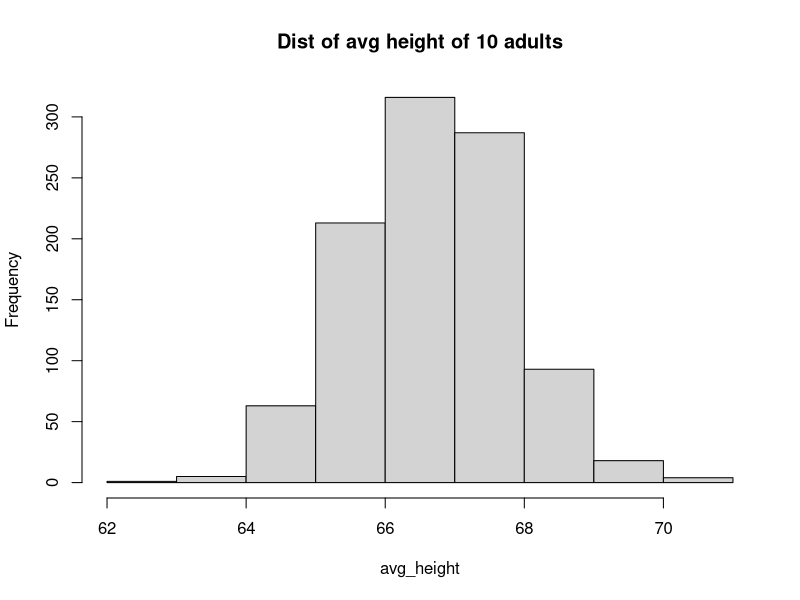
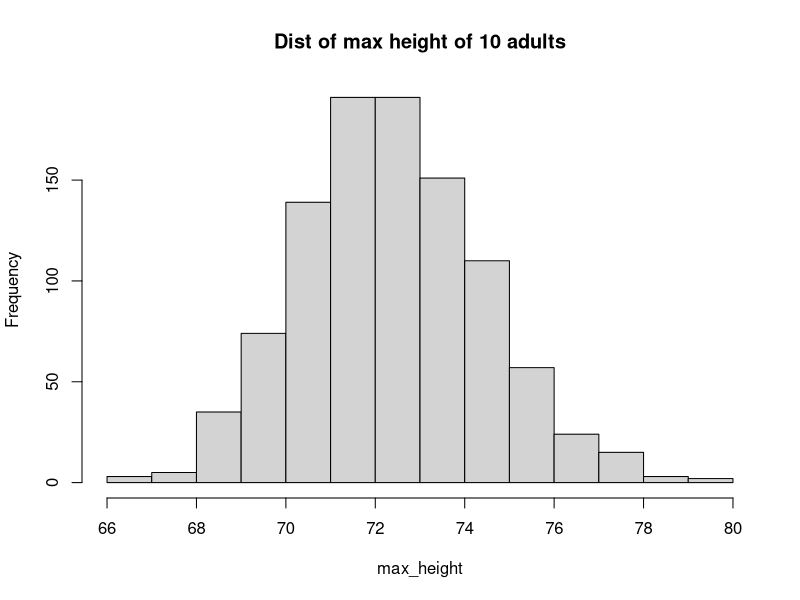
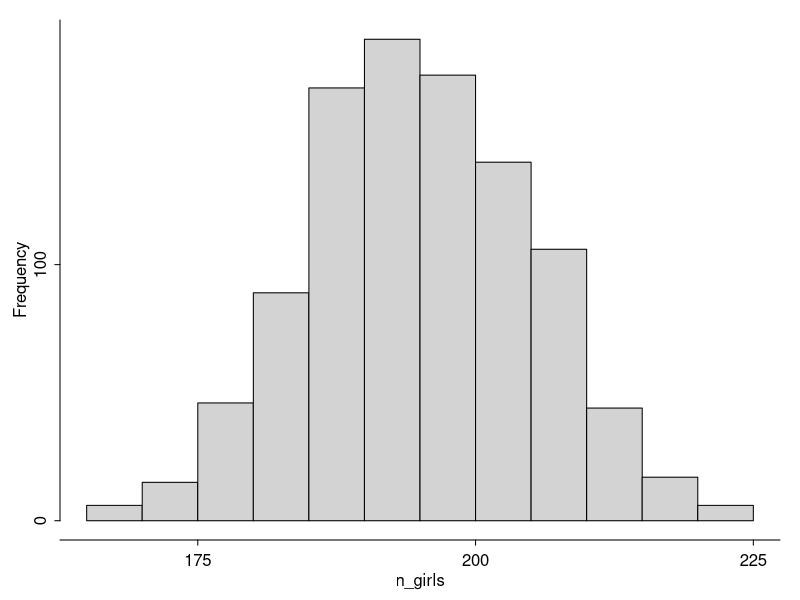
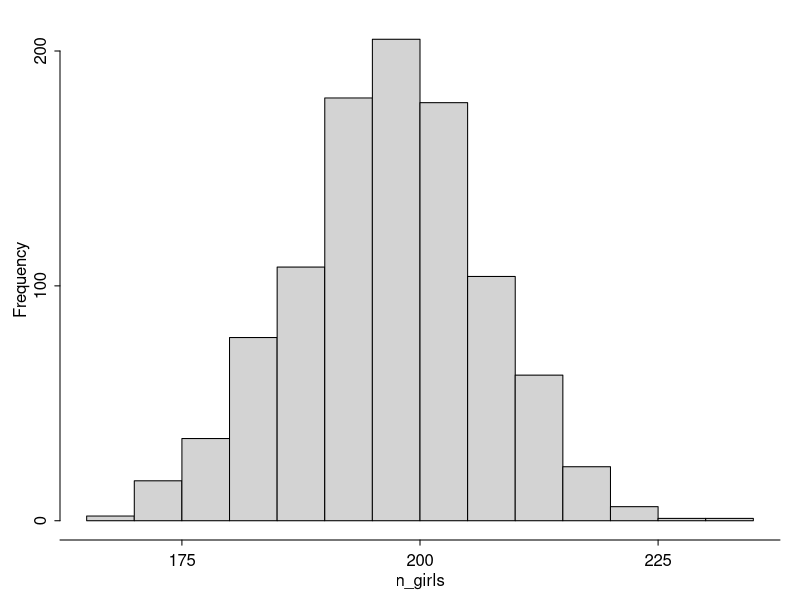
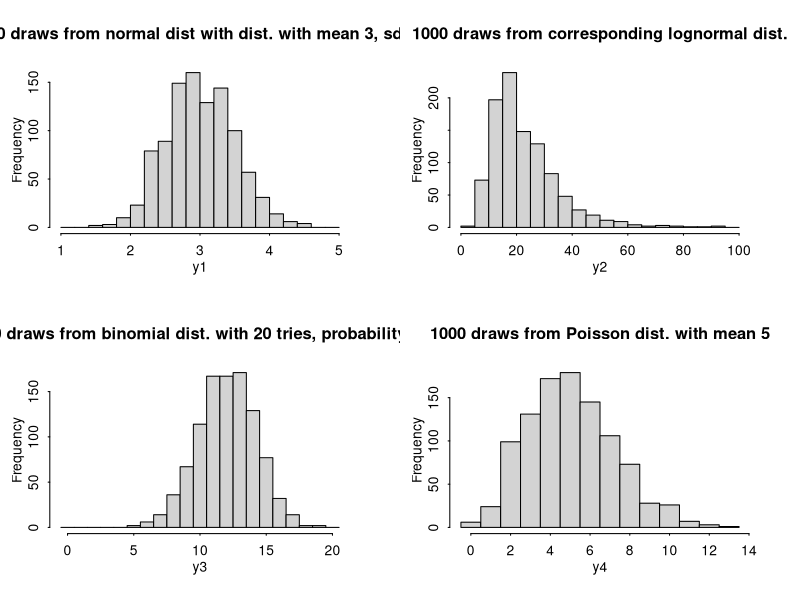

Source code (R) for these figures, in order:
#' ---
#' title: "Regression and Other Stories: Simulation"
#' author: "Andrew Gelman, Aki Vehtari"
#' date: "`r format(Sys.Date())`"
#' ---

#' Simulation of probability models
#' 
#' -------------
#' 

#' **How many girls in 400 births?**
n_girls <- rbinom(1, 400, 0.488)
print(n_girls)

#' Repeat 1000 times
n_sims <- 1000
n_girls <- rep(NA, n_sims)
for (s in 1:n_sims){
  n_girls[s] <- rbinom(1, 400, 0.488)}

#' **Plot for the book**
#+ eval=FALSE, include=FALSE
pdf(here("ProbabilitySimulation/figs","girls1.pdf"), height=3.5, width=5.5)
#+
par(mar=c(3,3,1,1),  mgp=c(1.5,.5,0), tck=-.01)
hist(n_girls, main="", xaxt="n", yaxt="n")
axis (1, seq(150,250,25), mgp=c(1.5,.5,0))
axis (2, seq(0,200,100), mgp=c(1.5,.5,0))
#+ eval=FALSE, include=FALSE
dev.off()

#' **Accounting for twins**
birth_type <- sample(c("fraternal twin","identical twin","single birth"),
  size=400, replace=TRUE, prob=c(1/125, 1/300, 1 - 1/125 - 1/300))
girls <- rep(NA, 400)
for (i in 1:400){
  if (birth_type[i]=="single birth"){
    girls[i] <- rbinom(1, 1, 0.488)}
  else if (birth_type[i]=="identical twin"){
    girls[i] <- 2*rbinom(1, 1, 0.495)}
  else if (birth_type[i]=="fraternal twin"){
    girls[i] <- rbinom(1, 2, 0.495)}
}
n_girls <- sum(girls)

girls <- ifelse(birth_type=="single birth", rbinom(400, 1, 0.488),
  ifelse(birth_type=="identical twins", 2*rbinom(400, 1, 0.495),
  rbinom(400, 2, 0.495)))

#' Repeat 1000 times
n_girls <- rep(NA, n_sims)
for (s in 1:n_sims){
  birth_type <- sample(c("fraternal twin","identical twin","single birth"),
    size=400, replace=TRUE, prob=c(1/125, 1/300, 1 - 1/125 - 1/300))
  girls <- rep(NA, 400)
  for (i in 1:400){
    if (birth_type[i]=="single birth"){
      girls[i] <- rbinom(1, 1, 0.488)}
    else if (birth_type[i]=="identical twin"){
      girls[i] <- 2*rbinom(1, 1, 0.495)}
    else if (birth_type[i]=="fraternal twin"){
      girls[i] <- rbinom(1, 2, 0.495)}
  }
  n_girls[s] <- sum(girls)
}

#' **Plot for the book**
#+ eval=FALSE, include=FALSE
pdf(here("ProbabilitySimulation/figs","girls2.pdf"), height=3.5, width=5.5)
#+
par(mar=c(3,3,1,1),  mgp=c(1.5,.5,0), tck=-.01)
hist (n_girls, main="", xaxt="n", yaxt="n", mgp=c(1.5,.5,0))
axis (1, seq(150,250,25), mgp=c(1.5,.5,0))
axis (2, seq(0,200,100), mgp=c(1.5,.5,0))
#+ eval=FALSE, include=FALSE
dev.off()

#' **Simulation of continuous and mixed discrete/continuous models**
n_sims <- 1000
y1 <- rnorm(n_sims, 3, 0.5)
y2 <- exp(y1)
y3 <- rbinom(n_sims, 20, 0.6)
y4 <- rpois(n_sims, 5)

#' **Plot for the book**
#+ eval=FALSE, include=FALSE
pdf(here("ProbabilitySimulation/figs","4dists.pdf"), height=7, width=10)
#+
par(mar=c(4,3,4,3),  mgp=c(1.5,.5,0), tck=-.01)
par(mfrow=c(2,2))
hist(y1, breaks=seq(floor(min(y1)), ceiling(max(y1)), 0.2), main="1000 draws from normal dist with dist. with mean 3, sd 0.5")
hist(y2, breaks=seq(0, ceiling(max(y2)) + 5, 5),  main="1000 draws from corresponding lognormal dist.")
hist(y3, breaks=seq(-0.5, 20.5, 1), main="1000 draws from binomial dist. with 20 tries, probability 0.6")
hist(y4, breaks=seq(-0.5, max(y4) + 1, 1), main="1000 draws from Poisson dist. with mean 5")
#+ eval=FALSE, include=FALSE
dev.off()

#' Generate the height of one randomly chosen adult
male <- rbinom(1, 1, 0.48)
height <- ifelse(male==1, rnorm(1, 69.1, 2.9), rnorm(1, 64.5, 2.7))

#' Select 10 adults at random
N <- 10
male <- rbinom(N, 1, 0.48)
height <- ifelse(male==1, rnorm(N, 69.1, 2.9), rnorm(N, 64.5, 2.7))
avg_height <- mean(height)
print(avg_height)

#' Loop the simulation 1000 times
n_sims <- 1000
avg_height <- rep(NA, n_sims)
for (s in 1:n_sims){
  N <- 10
  male <- rbinom(N, 1, 0.48)
  height <- ifelse(male==1, rnorm(N, 69.1, 2.9), rnorm(N, 64.5, 2.7))
  avg_height[s] <- mean(height)
}
hist(avg_height, main="Dist of avg height of 10 adults")

#' The maximum height of the 10 people
max_height <- rep(NA, n_sims)
n_sims <- 1000
avg_height <- rep(NA, n_sims)
for (s in 1:n_sims){
  N <- 10
  male <- rbinom(N, 1, 0.48)
  height <- ifelse(male==1, rnorm(N, 69.1, 2.9), rnorm(N, 64.5, 2.7))
  avg_height[s] <- mean(height)
  max_height[s] <- max(height)
}
hist(max_height, main="Dist of max height of 10 adults")
